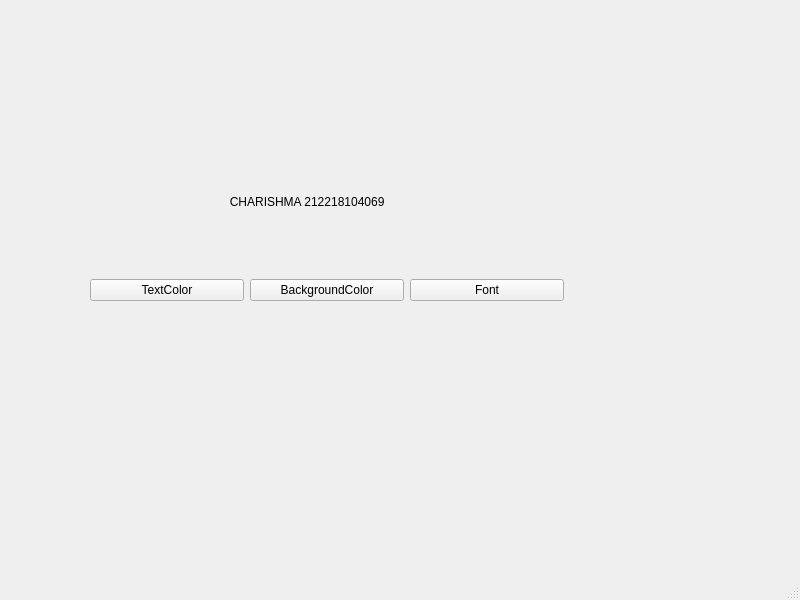
<?xml version="1.0" encoding="UTF-8"?>
<ui version="4.0">
 <class>MainWindow</class>
 <widget class="QMainWindow" name="MainWindow">
  <property name="geometry">
   <rect>
    <x>0</x>
    <y>0</y>
    <width>800</width>
    <height>600</height>
   </rect>
  </property>
  <property name="windowTitle">
   <string>MainWindow</string>
  </property>
  <widget class="QWidget" name="centralwidget">
   <widget class="QWidget" name="layoutWidget">
    <property name="geometry">
     <rect>
      <x>90</x>
      <y>130</y>
      <width>474</width>
      <height>171</height>
     </rect>
    </property>
    <layout class="QVBoxLayout" name="verticalLayout">
     <item>
      <widget class="QLabel" name="label">
       <property name="text">
        <string>                                          CHARISHMA 212218104069</string>
       </property>
      </widget>
     </item>
     <item>
      <layout class="QHBoxLayout" name="horizontalLayout">
       <item>
        <widget class="QPushButton" name="TextColor_pushButton">
         <property name="text">
          <string>TextColor</string>
         </property>
        </widget>
       </item>
       <item>
        <widget class="QPushButton" name="BackgroundColor_pushButton">
         <property name="text">
          <string>BackgroundColor</string>
         </property>
        </widget>
       </item>
       <item>
        <widget class="QPushButton" name="Font_pushButton">
         <property name="text">
          <string>Font</string>
         </property>
        </widget>
       </item>
      </layout>
     </item>
    </layout>
   </widget>
  </widget>
  <widget class="QMenuBar" name="menubar">
   <property name="geometry">
    <rect>
     <x>0</x>
     <y>0</y>
     <width>800</width>
     <height>21</height>
    </rect>
   </property>
  </widget>
  <widget class="QStatusBar" name="statusbar"/>
 </widget>
 <resources/>
 <connections/>
</ui>
